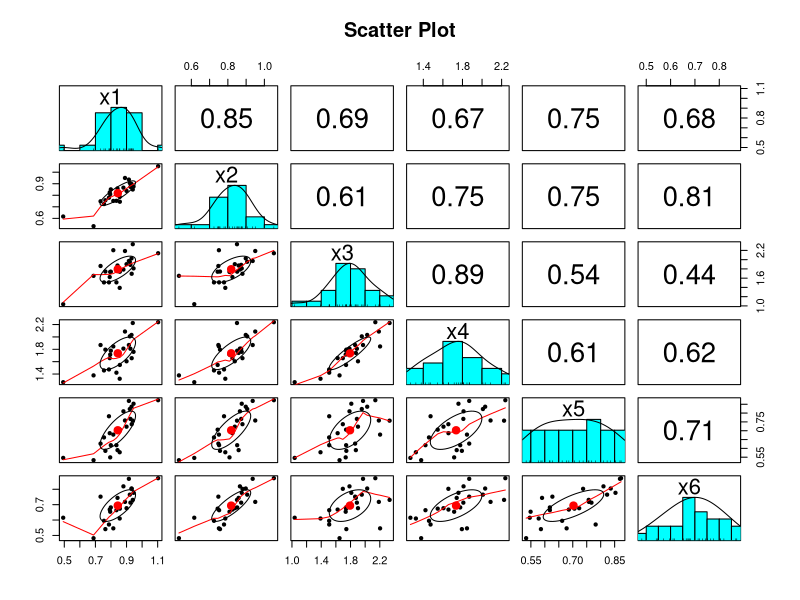
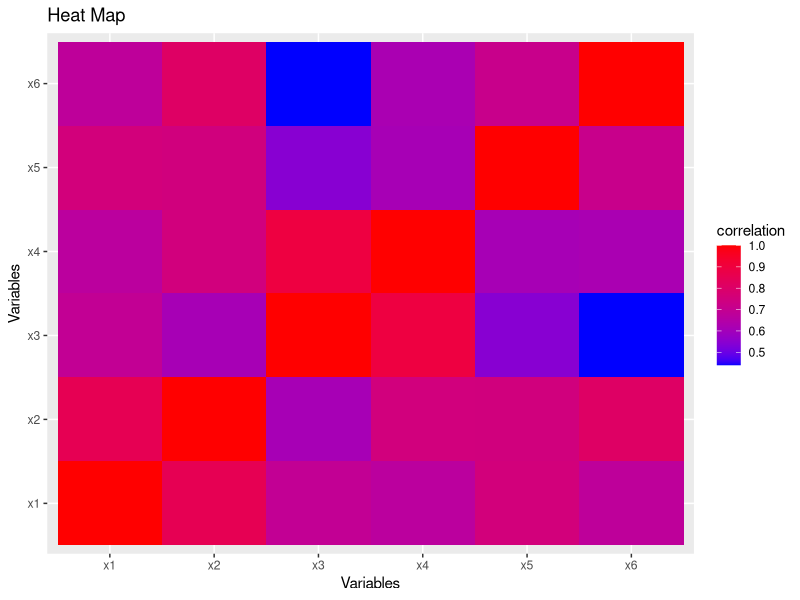
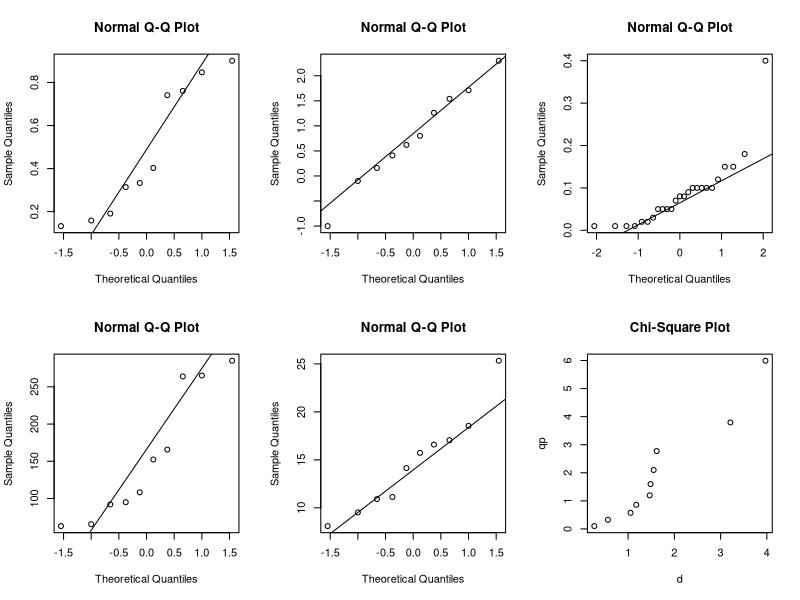
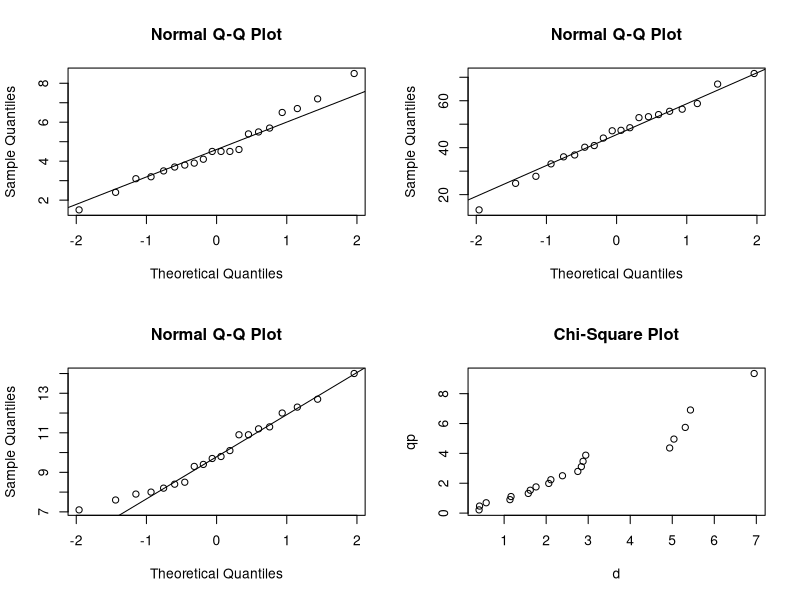
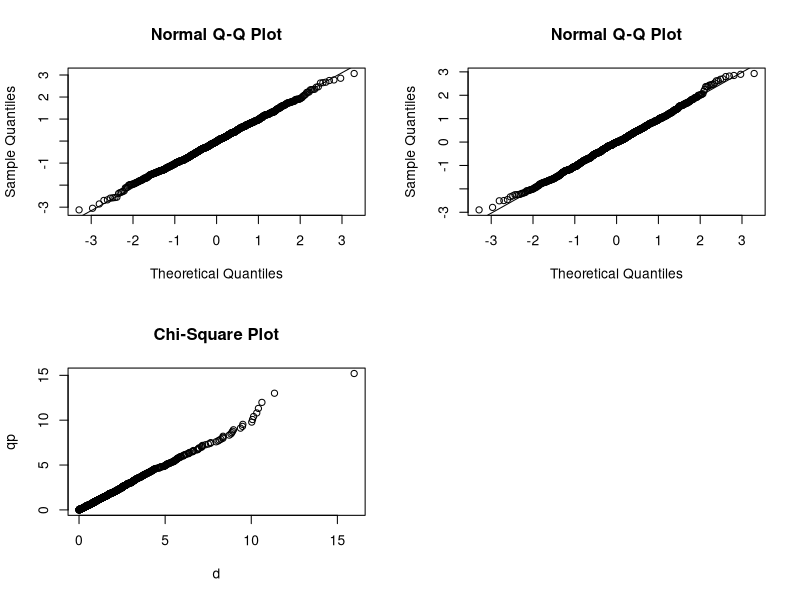
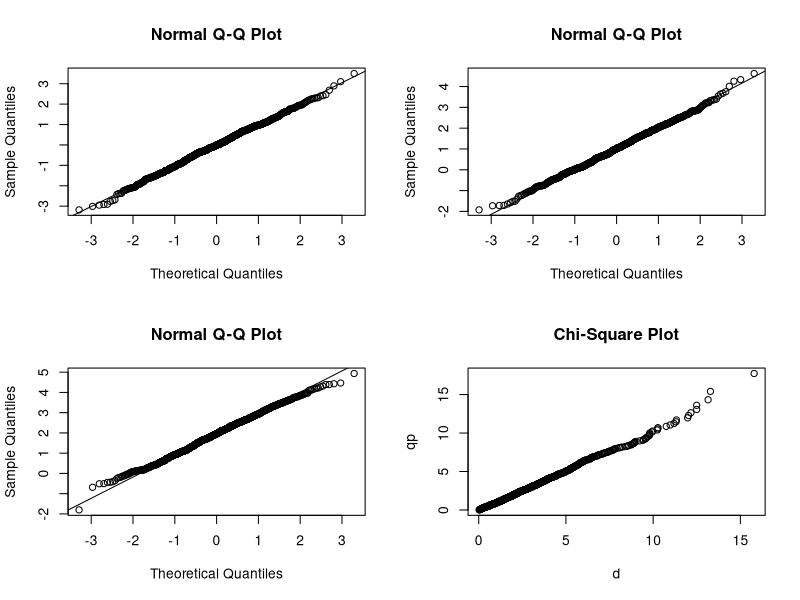
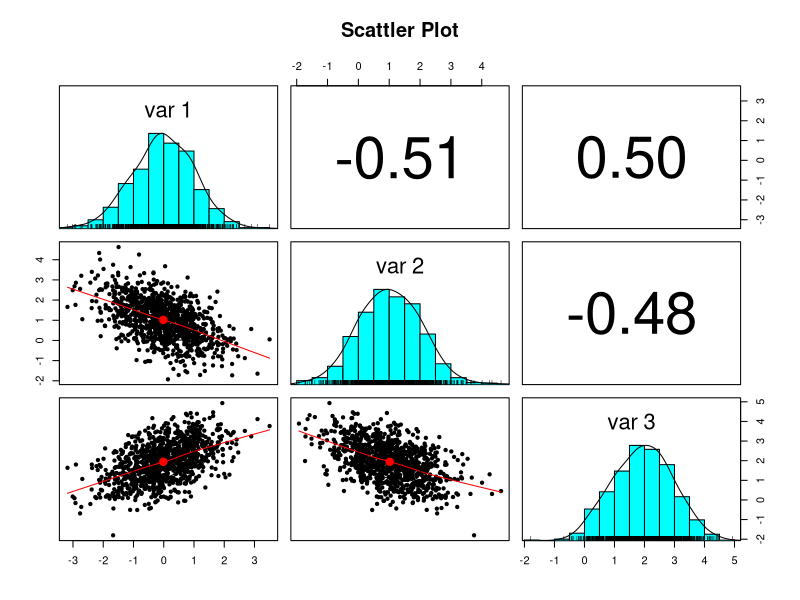
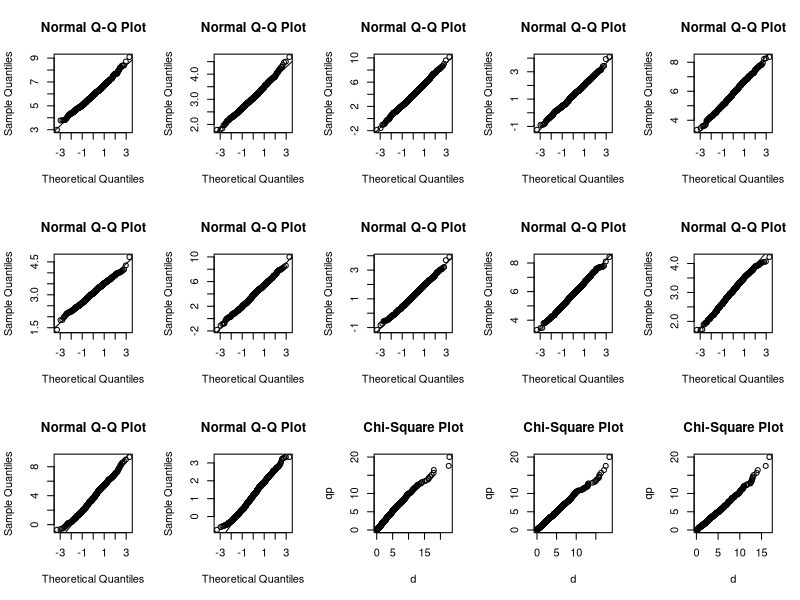

Source code (R) for these figures, in order:
######### Pract1
#1
rm(list=ls())
library(dplyr)
library(tidyr)
library(psych)
library(ggplot2)
x1=c(1.103,0.842,0.925,0.857,0.795,0.787,0.933,0.799,0.945,0.921,0.792,0.815,0.755,0.880,0.900,
     0.764,0.733,0.932,0.856,0.890,0.688,0.940,0.493,0.835,0.915)
x2=c(1.052,0.859,0.873,0.744,0.809,0.779,0.880,0.851,0.876,0.906,0.825,0.751,0.724,0.866,0.838,
     0.757,0.748,0.898,0.786,0.950,0.532,0.850,0.616,0.752,0.936)
x3=c(2.139,1.873,1.887,1.739,1.734,1.509,1.695,1.740,1.811,1.954,1.624,2.204,1.508,1.786,1.902,
     1.743,1.863,2.028,1.390,2.187,1.650,2.334,1.037,1.509,1.971)
x4=c(2.238,1.741,1.809,1.547,1.715,1.474,1.656,1.777,1.759,2.009,1.657,1.846,1.458,1.811,1.606,
     1.794,1.869,2.032,1.324,2.087,1.378,2.225,1.268,1.422,1.869)
x5=c(0.873,0.590,0.767,0.706,0.549,0.782,0.737,0.618,0.853,0.823,0.686,0.678,0.662,0.810,0.723,
     0.586,0.627,0.836,0.578,0.758,0.533,0.757,0.546,0.618,0.869)
x6=c(0.872,0.744,0.713,0.674,0.654,0.571,0.803,0.682,0.777,0.765,0.668,0.546,0.595,0.819,0.677,
     0.541,0.752,0.805,0.610,0.718,0.482,0.731,0.615,0.664,0.868)
d=data.frame(x1,x2,x3,x4,x5,x6)
R=cor(d);R
pairs.panels(d,main="Scatter Plot")
ggplot(data = as.data.frame(as.table(R)),aes(Var1,Var2,fill=Freq))+geom_tile()+scale_fill_gradient(low="blue",high = "red")+labs(title = "Heat Map",x="Variables",y="Variables",fill="correlation")

########## Pract5
#1
par(mfrow=c(2,3))
a=c(0.314,0.333,0.191,0.761,0.901,0.847,0.403,0.159,0.741,0.133)
qqnorm(a)
qqline(a)

#2
b=c(-1,-0.10,0.16,0.41,0.62,0.80,1.26,1.54,1.71,2.30)
qqnorm(b)
qqline(b)

#3
d=c(0.15,0.09,0.18,0.10,0.05,0.12,0.08,0.05,0.08,
     0.10,0.07,0.02,0.01,0.01,0.01,0.01,0.02,0.10,
     0.10,0.40,0.10,0.05,0.03,0.05,0.15)
qqnorm(d)
qqline(d)

#4
x1=c(108.28,152.36,95.04,65.45,62.97,263.99,265.19,285.06,92.01,165.68)
x2=c(17.05,16.59,10.91,14.14,9.52,25.33,18.54,15.73,8.10,11.13)
qqnorm(x1)
qqline(x1)
qqnorm(x2)
qqline(x2)
dat=data.frame(x1,x2);dat
n=nrow(dat);n
p=ncol(dat);p
xbar=apply(dat,2,mean);xbar
S=((n+1)/n)*var(dat);S
d=c()

for (j in 1:n) {
  xj=t(dat[j,])
  d[j]=t(xj - xbar) %*% solve(S) %*% (xj - xbar)
}
d
d=sort(d);d
j=1:n
qp=qchisq(lower.tail = T,p = (j-0.5)/n,df = p);qp
plot(y = qp,x = d,main="Chi-Square Plot")





########## Pract6
rm(list=ls())
par(mfrow=c(2,2))
x1=c(3.7,5.7,3.8,3.2,3.1,4.6,2.4,7.2,6.7,5.4,3.9,4.5,3.5,4.5,1.5,8.5,4.5,6.5,4.1,5.5)
x2=c(48.5,67.1,47.2,53.2,55.5,36.1,24.8,33.1,47.4,54.1,36.9,58.8,27.8,40.2,13.5,56.4,71.6,52.8,44.1,40.9)
x3=c(9.3,8,10.9,12,9.7,7.9,14,7.6,8.5,11.3,12.7,12.3,9.8,8.4,10.1,7.1,8.2,10.9,11.2,9.4)
qqnorm(x1)
qqline(x1)
qqnorm(x2)
qqline(x2)
qqnorm(x3)
qqline(x3)
dat=data.frame(x1,x2,x3)
n=nrow(dat);n
p=ncol(dat);p
xbar=apply(dat,2,mean);xbar
S=((n+1)/n)*var(dat);S
d=c()

for (j in 1:n) {
  xj=t(dat[j,])
  d[j]=t(xj - xbar) %*% solve(S) %*% (xj - xbar)
}
d
d=sort(d);d
j=1:n
qp=qchisq(lower.tail = T,p = (j-0.5)/n,df = p);qp
plot(y = qp,x = d,main="Chi-Square Plot")





########## Pract7
#1
rm(list = ls())
par(mfrow=c(2,2))
mu=c(0,0)
sig=matrix(c(1,0.9,0.9,1),nrow = 2)
rMVN.eigen=function(n,mu,sig){
  p=length(mu)
  ev=eigen(sig,symmetric = TRUE)
  lambda=ev$values
  V=ev$vectors
  Q = V %*% diag(sqrt(lambda)) %*% t(V)
  Z = matrix(rnorm(n*p),nrow = n,ncol = p)
  X = Z %*% Q + matrix(mu,n,p,byrow = TRUE)
  return(X)
  }
X=rMVN.eigen(1000,mu,sig);X
qqnorm(X[,1])
qqline(X[,1])
qqnorm(X[,2])
qqline(X[,2])

chisqplot=function(dat){
  n=nrow(dat);n
  p=ncol(dat);p
  xbar=apply(dat,2,mean);xbar
  S=((n+1)/n)*var(dat);S
  d=c()
  
  for (j in 1:n) {
    xj=t(dat[j,])
    d[j]=t(xj - xbar) %*% solve(S) %*% (xj - xbar)
  }
  d
  d=sort(d);d
  j=1:n
  qp=qchisq(lower.tail = T,p = (j-0.5)/n,df = p);qp
  plot(y = qp,x = d,main="Chi-Square Plot")
}
chisqplot(as.data.frame(X))


#2
rm(list = ls())
par(mfrow=c(2,2))
mu=c(0,1,2)
sig=matrix(c(1,-0.5,0.5,-0.5,1,-0.5,0.5,-0.5,1),nrow = 3)
rMVN.eigen=function(n,mu,sig){
  p=length(mu)
  ev=eigen(sig,symmetric = TRUE)
  lambda=ev$values
  V=ev$vectors
  Q = V %*% diag(sqrt(lambda)) %*% t(V)
  Z = matrix(rnorm(n*p),nrow = n,ncol = p)
  X = Z %*% Q + matrix(mu,n,p,byrow = TRUE)
  return(X)
}
X=rMVN.eigen(1000,mu,sig);X
qqnorm(X[,1])
qqline(X[,1])
qqnorm(X[,2])
qqline(X[,2])
qqnorm(X[,3])
qqline(X[,3])


chisqplot=function(dat){
  n=nrow(dat);n
  p=ncol(dat);p
  xbar=apply(dat,2,mean);xbar
  S=((n+1)/n)*var(dat);S
  d=c()
  
  for (j in 1:n) {
    xj=t(dat[j,])
    d[j]=t(xj - xbar) %*% solve(S) %*% (xj - xbar)
  }
  d
  d=sort(d);d
  j=1:n
  qp=qchisq(lower.tail = T,p = (j-0.5)/n,df = p);qp
  plot(y = qp,x = d,main="Chi-Square Plot")
}
chisqplot(as.data.frame(X))

library(psych)
pairs.panels(X,main="Scattler Plot")

#3
rm(list = ls())
par(mfrow=c(3,5))
data("iris")
d=iris[,-5];d=as.matrix(d);d
mu=apply(d, 2, mean);mu
sig=cov(d);sig
rMVN.eigen=function(n,mu,sig){
  p=length(mu)
  ev=eigen(sig,symmetric = TRUE)
  lambda=ev$values
  V=ev$vectors
  Q = V %*% diag(sqrt(lambda)) %*% t(V)
  Z = matrix(rnorm(n*p),nrow = n,ncol = p)
  X = Z %*% Q + matrix(mu,n,p,byrow = TRUE)
  return(X)
}

rMVN.SVD=function(n,mu,sig){
  p=length(mu)
  ev=eigen(sig,symmetric = TRUE)
  lambda=ev$values
  S=svd(sig)
  Q = S$u %*% diag(sqrt(lambda)) %*% t(S$v)
  Z = matrix(rnorm(n*p),nrow = n,ncol = p)
  X = Z %*% Q + matrix(mu,n,p,byrow = TRUE)
  return(X)
}
rMVN.chol=function(n,mu,sig){
  p=length(mu)
  Q = chol(sig)
  Z = matrix(rnorm(n*p),nrow = n,ncol = p)
  X = Z %*% Q + matrix(mu,n,p,byrow = TRUE)
  return(X)
}

X1=rMVN.eigen(1000,mu,sig);X1
X2=rMVN.SVD(1000,mu,sig);X2
X3=rMVN.chol(1000,mu,sig);X3

qqnorm(X1[,1])
qqline(X1[,1])
qqnorm(X1[,2])
qqline(X1[,2])
qqnorm(X1[,3])
qqline(X1[,3])
qqnorm(X1[,4])
qqline(X1[,4])

qqnorm(X2[,1])
qqline(X2[,1])
qqnorm(X2[,2])
qqline(X2[,2])
qqnorm(X2[,3])
qqline(X2[,3])
qqnorm(X2[,4])
qqline(X2[,4])

qqnorm(X3[,1])
qqline(X3[,1])
qqnorm(X3[,2])
qqline(X3[,2])
qqnorm(X3[,3])
qqline(X3[,3])
qqnorm(X3[,4])
qqline(X3[,4])

chisqplot=function(dat){
  n=nrow(dat);n
  p=ncol(dat);p
  xbar=apply(dat,2,mean);xbar
  S=((n+1)/n)*var(dat);S
  d=c()
  
  for (j in 1:n) {
    xj=t(dat[j,])
    d[j]=t(xj - xbar) %*% solve(S) %*% (xj - xbar)
  }
  d
  d=sort(d);d
  j=1:n
  qp=qchisq(lower.tail = T,p = (j-0.5)/n,df = p);qp
  plot(y = qp,x = d,main="Chi-Square Plot")
}
chisqplot(as.data.frame(X1))
chisqplot(as.data.frame(X2))
chisqplot(as.data.frame(X3))
